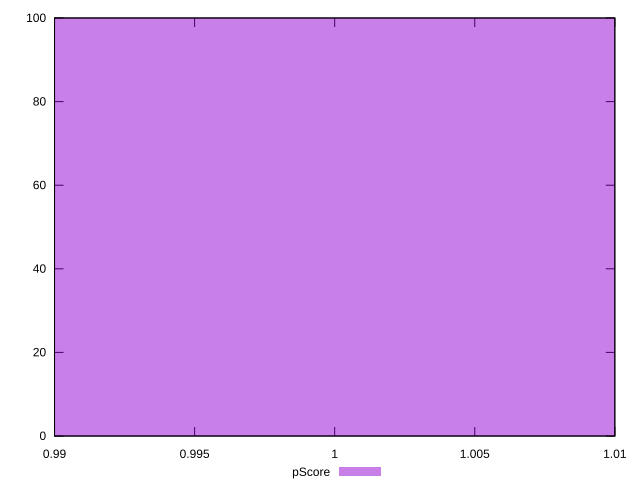

Write gnuplot code to recreate this figure.
reset

$pScore <<EOF
1 100
EOF

set key outside below
set boxwidth 0.1
set xrange [0.99:1.01]
set yrange [0:100]
set trange [0:100]
set style fill transparent solid 0.5 noborder
set terminal svg size 640, 490 enhanced background rgb 'white'
set output "report_00009_2021-02-08T22-37-41.559Z/efficient-animated-content/samples/pages/pScore/histogram.svg"

plot $pScore title "pScore" with boxes

reset
